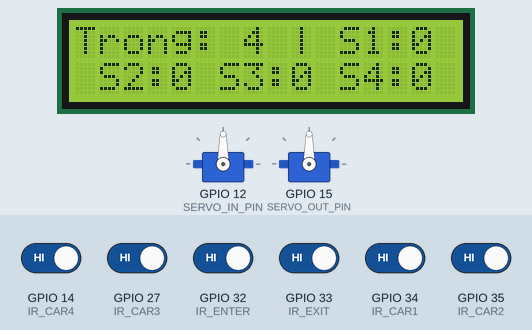
The sketch below on a simulated ESP32. On the bench: 2 × servo, 16×2 character LCD. Inputs (shaded band) come from the test bench; at power-on: GPIO 14 (IR_CAR4), GPIO 27 (IR_CAR3), GPIO 32 (IR_ENTER), GPIO 33 (IR_EXIT), GPIO 34 (IR_CAR1), GPIO 35 (IR_CAR2) HIGH. WiFi joins after 1.5 s; servers stay silent unless stated; what the sketch prints to the serial monitor is not drawn.

Above: at 4.9 s.
5.0 s: GPIO 32 (IR_ENTER) driven LOW
At 7.2 s:
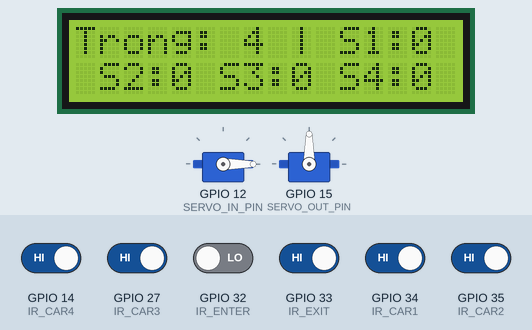
7.5 s: GPIO 33 (IR_EXIT) driven LOW
At 9.7 s:
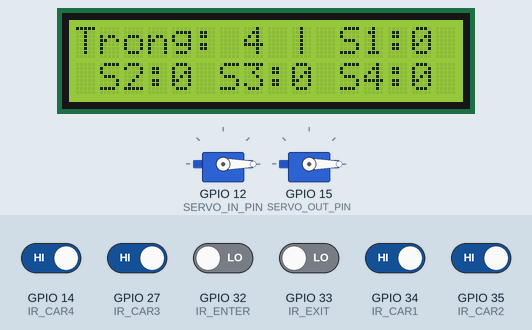
10.0 s: GPIO 14 (IR_CAR4) driven LOW
At 10.8 s:
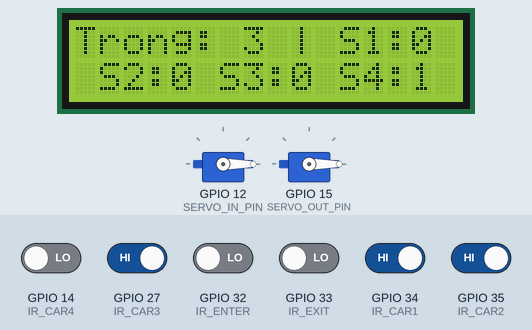
11.5 s: GPIO 27 (IR_CAR3) driven LOW
At 12.5 s:
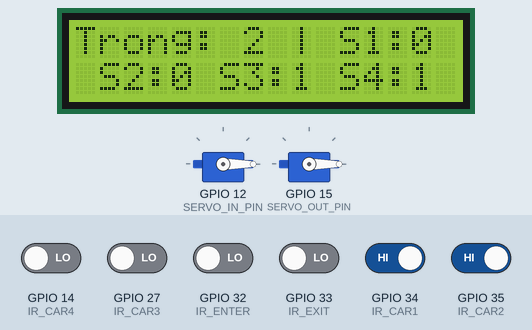
13.1 s: GPIO 34 (IR_CAR1) driven LOW
At 13.8 s:
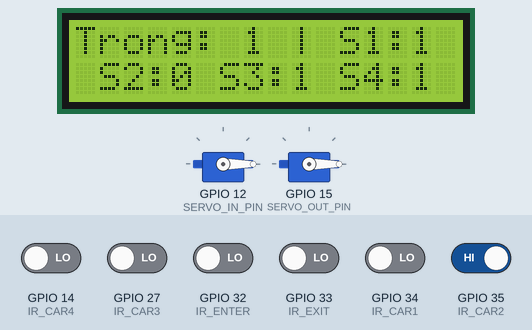
14.6 s: GPIO 35 (IR_CAR2) driven LOW
At 16.1 s:
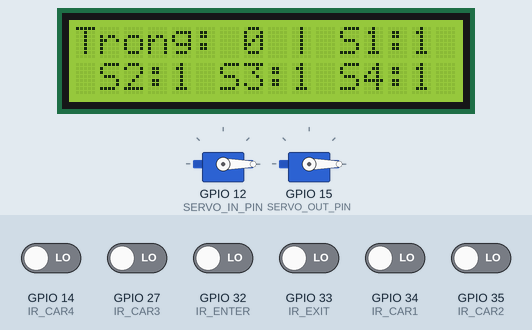
Timing chart, 0 to 17.2 s (numbered marks = the images above; inputs shaded):
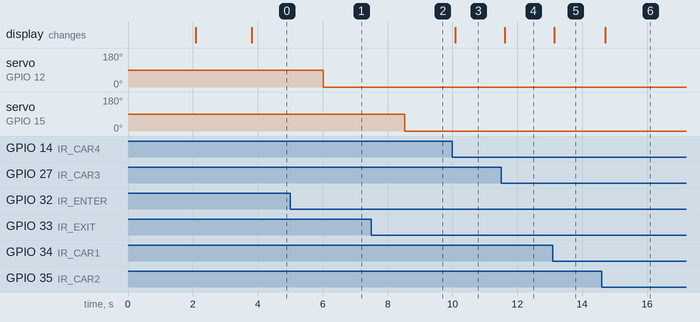

The sketch:

codeesp32.ino
```cpp
// =BE_INCLUDE_THU_VIEN ========================================
#include <ESP32Servo.h>        // Thư viện điều khiển Servo cho ESP32
#include <Wire.h>              // Thư viện giao tiếp I2C (cần cho LCD)
#include <LiquidCrystal_I2C.h> // Thư viện điều khiển LCD I2C
#include <WiFi.h>              // Thư viện kết nối WiFi cho ESP32
#include <Firebase_ESP_Client.h> // Thư viện kết nối Firebase
#include <ArduinoJson.h>       // Thư viện xử lý dữ liệu JSON (cần cho Firebase)

// ================== CẤU HÌNH (CONFIGURATIONS) ==================
// --- Cấu hình WiFi ---
#define WIFI_SSID "iPhoneHiep"    // Tên mạng WiFi (SSID)
#define WIFI_PASSWORD "29V766199" // Mật khẩu WiFi

// --- Cấu hình Firebase ---
#define API_KEY "AIzaSyBqrgRtHQibGmDlXYCZyyVjNYy_x4AO2iI"      // API Key của dự án Firebase
#define DATABASE_URL "https://baidoxethongminh-f34d1-default-rtdb.firebaseio.com/" // URL của Realtime Database

// ================== KHAI BÁO PHẦN CỨNG (HARDWARE PINS) ==================
LiquidCrystal_I2C lcd(0x27, 16, 2); // Khởi tạo LCD: địa chỉ 0x27, 16 cột, 2 hàng
Servo servoIn;  // Đối tượng Servo cho cổng VÀO
Servo servoOut; // Đối tượng Servo cho cổng RA

// --- Các chân cảm biến hồng ngoại (IR) ---
#define IR_ENTER 32 // Cảm biến tại cổng VÀO
#define IR_EXIT  33 // Cảm biến tại cổng RA
#define IR_CAR1  34 // Cảm biến vị trí đỗ xe 1
#define IR_CAR2  35 // Cảm biến vị trí đỗ xe 2
#define IR_CAR3  27 // Cảm biến vị trí đỗ xe 3
#define IR_CAR4  14 // Cảm biến vị trí đỗ xe 4
#define IR_CAR5  25 // Cảm biến vị trí đỗ xe 5 (ảo)
#define IR_CAR6  24 // Cảm biến vị trí đỗ xe 6 (ảo)
#define IR_CAR7  29 // Cảm biến vị trí đỗ xe 7 (ảo)
#define IR_CAR8  30 // Cảm biến vị trí đỗ xe 8 (ảo)
#define IR_CAR9  31 // Cảm biến vị trí đỗ xe 9 (ảo)
#define IR_CAR10 29 // Cảm biến vị trí đỗ xe 10 (ảo)
// !!! LƯU Ý: IR_CAR7 và IR_CAR10 đang được định nghĩa cùng một chân (PIN 29).
// Điều này không ảnh hưởng nếu S7 và S10 đều là "ảo" (không đọc),
// nhưng nếu dùng thật sẽ bị xung đột.

// --- Các chân điều khiển Servo ---
#define SERVO_IN_PIN  12 // Chân tín hiệu cho Servo cổng VÀO
#define SERVO_OUT_PIN 15 // Chân tín hiệu cho Servo cổng RA

// ================== BIẾN TOÀN CỤC (GLOBAL VARIABLES) ==================
// Biến lưu trạng thái các vị trí đỗ xe (0 = Trống, 1 = Có xe)
int S1 = 0, S2 = 0, S3 = 0, S4 = 0, S5 = 0, S6 = 0, S7 = 0, S8 = 0, S9 = 0, S10 = 0;
int slot = 10; // Tổng số chỗ trống (ban đầu là 10)

// Biến lưu trạng thái cũ để kiểm tra thay đổi
// Dùng để tối ưu: chỉ gửi dữ liệu lên Firebase khi có sự thay đổi
int lastS1 = -1, lastS2 = -1, lastS3 = -1, lastS4 = -1, lastS5 = -1;
int lastS6 = -1, lastS7 = -1, lastS8 = -1, lastS9 = -1, lastS10 = -1;
int lastSlot = -1;
String lastGateInStatus = "";  // Trạng thái cổng vào lần cuối gửi đi
String lastGateOutStatus = ""; // Trạng thái cổng ra lần cuối gửi đi

// Biến lưu nội dung hiển thị trên LCD để tránh nhấp nháy
// Chỉ cập nhật LCD khi nội dung thực sự thay đổi
String lastLine1 = "";
String lastLine2 = "";

// === BIẾN TRẠNG THÁI CỔNG TRÊN FIREBASE ===
// Lưu trạng thái cổng (dạng String) để gửi lên Firebase
String gateInStatus = "Khong co xe";
String gateOutStatus = "Khong co xe";

// --- Các đối tượng Firebase ---
FirebaseData fbdo;   // Đối tượng xử lý dữ liệu Firebase
FirebaseAuth auth;   // Đối tượng xác thực Firebase
FirebaseConfig config; // Đối tượng cấu hình Firebase

// === BIẾN CHO LOGIC KHÔNG CHẶN (NON-BLOCKING) ===
// Các biến này dùng để điều khiển cổng mà không dùng hàm delay()

// Biến trạng thái cổng (true = Mở, false = Đóng)
bool isGateInOpen = false;
bool isGateOutOpen = false;

// Thời gian giữ cổng mở sau khi xe đi (3000ms = 3 giây)
const long gateCloseDelay = 3000;
// Thời gian chờ 1 giây khi xe đến (1000ms = 1 giây)
const long gateDetectDuration = 1000;

// --- Biến theo dõi cổng VÀO ---
unsigned long irEnterDetectTime = 0; // Thời điểm (millis) bắt đầu phát hiện xe ở cổng VÀO
unsigned long irEnterClearTime = 0;  // Thời điểm (millis) xe rời khỏi cảm biến VÀO
bool isDetectingEnter = false;       // Cờ: Báo hiệu đang trong 1 giây chờ (VÀO)
bool isClosingEnter = false;         // Cờ: Báo hiệu đang trong 3 giây chờ đóng (VÀO)

// --- Biến theo dõi cổng RA ---
unsigned long irExitDetectTime = 0;  // Thời điểm (millis) bắt đầu phát hiện xe ở cổng RA
unsigned long irExitClearTime = 0;   // Thời điểm (millis) xe rời khỏi cảm biến RA
bool isDetectingExit = false;        // Cờ: Báo hiệu đang trong 1 giây chờ (RA)
bool isClosingExit = false;          // Cờ: Báo hiệu đang trong 3 giây chờ đóng (RA)


// ================== KHAI BÁO HÀM (FUNCTION PROTOTYPES) ==================
void connectWiFi();          // Hàm kết nối WiFi
void updateSensorStatus();   // Hàm đọc cảm biến và cập nhật số chỗ
void sendDataToFirebase();   // Hàm gửi dữ liệu lên Firebase
void handleGatesNonBlocking(); // Hàm xử lý logic cổng (non-blocking)
void updateLcdDisplay();     // Hàm cập nhật màn hình LCD

// ================== HÀM SETUP - CHẠY 1 LẦN KHI KHỞI ĐỘNG ==================
void setup() {
  Serial.begin(115200); // Khởi động Serial Monitor để debug

  // --- Khởi tạo các chân cảm biến là INPUT ---
  pinMode(IR_CAR1, INPUT);
  pinMode(IR_CAR2, INPUT);
  pinMode(IR_CAR3, INPUT);
  pinMode(IR_CAR4, INPUT);
  pinMode(IR_CAR5, INPUT);
  pinMode(IR_CAR6, INPUT);
  pinMode(IR_CAR7, INPUT); // Vẫn khởi tạo dù là "ảo"
  pinMode(IR_CAR8, INPUT);
  pinMode(IR_CAR9, INPUT);
  pinMode(IR_CAR10, INPUT);
  pinMode(IR_ENTER, INPUT);
  pinMode(IR_EXIT, INPUT);

  // --- Khởi tạo Servo ---
  servoIn.attach(SERVO_IN_PIN);   // Gắn servo vào chân đã định nghĩa
  servoOut.attach(SERVO_OUT_PIN);
  servoIn.write(90);  // Đặt servo cổng VÀO ở vị trí 90 độ (Đóng)
  servoOut.write(90); // Đặt servo cổng RA ở vị trí 90 độ (Đóng)

  // --- Khởi tạo LCD ---
  lcd.init();      // Bắt đầu LCD
  lcd.backlight(); // Bật đèn nền
  lcd.setCursor(0, 0);
  lcd.print("Bai Do Xe TM");
  lcd.setCursor(0, 1);
  lcd.print("Khoi Dong...");
  delay(2000); // Chờ 2 giây để hiển thị thông báo chào
  lcd.clear(); // Xóa màn hình

  // --- Kết nối WiFi ---
  connectWiFi(); // Gọi hàm kết nối WiFi

  // --- Cấu hình và kết nối Firebase ---
  Serial.println("Dang cau hinh Firebase...");
  config.api_key = API_KEY;         // Gán API Key
  config.database_url = DATABASE_URL; // Gán URL Database

  // Đăng nhập ẩn danh (Anonymous) vào Firebase
  if (Firebase.signUp(&config, &auth, "", "")) {
    Serial.println("=> Dang nhap Firebase thanh cong!");
  } else {
    Serial.printf("=> Loi dang nhap Firebase: %s\n", config.signer.signupError.message.c_str());
  }

  Firebase.begin(&config, &auth); // Bắt đầu kết nối Firebase
  Firebase.reconnectWiFi(true);   // Tự động kết nối lại WiFi nếu mất

  // Cập nhật trạng thái và gửi lên Firebase lần đầu
  updateSensorStatus();   // Đọc cảm biến
  sendDataToFirebase();   // Gửi lên Firebase

  // Gán giá trị ban đầu cho các biến 'last...'
  // để đồng bộ với trạng thái vừa gửi đi
  lastS1 = S1; lastS2 = S2; lastS3 = S3; lastS4 = S4; lastS5 = S5;
  lastS6 = S6; lastS7 = S7; lastS8 = S8; lastS9 = S9; lastS10 = S10;
  lastSlot = slot;
  lastGateInStatus = gateInStatus;
  lastGateOutStatus = gateOutStatus;
}

// ================== HÀM LOOP - CHẠY LIÊN TỤC ==================
void loop() {
  connectWiFi(); // Kiểm tra kết nối WiFi, nếu mất sẽ tự kết nối lại

  updateSensorStatus(); // 1. Đọc trạng thái các cảm biến vị trí
  updateLcdDisplay();   // 2. Cập nhật màn hình LCD

  // 3. Điều khiển cổng vào/ra theo logic mới (non-blocking)
  handleGatesNonBlocking();

  // 4. Kiểm tra nếu có sự thay đổi trạng thái thì mới gửi dữ liệu lên Firebase
  // Đây là logic quan trọng để TRÁNH GỬI DỮ LIỆU LIÊN TỤC gây tốn băng thông và làm chậm hệ thống
  if (S1 != lastS1 || S2 != lastS2 || S3 != lastS3 || S4 != lastS4 ||
      S5 != lastS5 || S6 != lastS6 || S7 != lastS7 || S8 != lastS8 ||
      S9 != lastS9 || S10 != lastS10 || slot != lastSlot ||
      gateInStatus != lastGateInStatus || gateOutStatus != lastGateOutStatus) {

    Serial.println("Phat hien thay doi, cap nhat Firebase...");
    sendDataToFirebase(); // Chỉ gửi khi có thay đổi

    // Cập nhật lại tất cả trạng thái "last" sau khi gửi
    lastS1 = S1; lastS2 = S2; lastS3 = S3; lastS4 = S4; lastS5 = S5;
    lastS6 = S6; lastS7 = S7; lastS8 = S8; lastS9 = S9; lastS10 = S10;
    lastSlot = slot;
    lastGateInStatus = gateInStatus;
    lastGateOutStatus = gateOutStatus;
  }

  delay(50); // Delay ngắn để vòng lặp chạy ổn định, không quá nhanh
}

// ================== CÁC HÀM CHỨC NĂNG (FUNCTIONS) ==================

/**
 * @brief Kết nối vào mạng WiFi. Tự động kết nối lại nếu bị mất.
 */
void connectWiFi() {
  if (WiFi.status() != WL_CONNECTED) { // Chỉ thực hiện nếu đang mất kết nối
    Serial.print("Dang ket noi WiFi");
    WiFi.begin(WIFI_SSID, WIFI_PASSWORD);
    while (WiFi.status() != WL_CONNECTED) {
      Serial.print(".");
      delay(300);
    }
    Serial.println("\n=> WiFi da ket noi!");
    Serial.print("Dia chi IP: ");
    Serial.println(WiFi.localIP());
  }
}

/**
 * @brief Đọc trạng thái từ các cảm biến và cập nhật số chỗ trống.
 * ĐÃ SỬA ĐỔI: S5 đến S10 luôn báo trống (giá trị = 0).
 */
void updateSensorStatus() {
  // Đọc 4 cảm biến thật: Cảm biến hồng ngoại thường trả về LOW khi có vật cản
  S1 = (digitalRead(IR_CAR1) == LOW) ? 1 : 0; // Nếu LOW (có xe) -> S1 = 1
  S2 = (digitalRead(IR_CAR2) == LOW) ? 1 : 0; // Nếu HIGH (trống) -> S2 = 0
  S3 = (digitalRead(IR_CAR3) == LOW) ? 1 : 0;
  S4 = (digitalRead(IR_CAR4) == LOW) ? 1 : 0;

  // Yêu cầu của người dùng: S5 đến S10 là "ảo" và luôn báo "co xe"
  // "Trống" tương ứng với giá trị 0 (vì 1 là "Đã có xe")
  S5 = 1;
  S6 = 1;
  S7 = 1;
  S8 = 1;
  S9 = 1;
  S10 = 1;

  // Tính toán lại tổng số chỗ trống
  // slot = (Tổng 10) - (Số xe đang đỗ)
  slot = 10 - (S1 + S2 + S3 + S4 + S5 + S6 + S7 + S8 + S9 + S10);
  // Do S5-S10 luôn = 0, phép tính này tương đương 10 - (S1+S2+S3+S4)
}

/**
 * @brief Gửi toàn bộ dữ liệu trạng thái bãi xe lên Firebase Realtime Database.
 */
void sendDataToFirebase() {
  if (Firebase.ready()) { // Kiểm tra xem Firebase đã sẵn sàng nhận dữ liệu chưa
    FirebaseJson json; // Tạo một đối tượng JSON

    // Thêm các cặp key-value vào đối tượng JSON
    json.set("slots", slot); // Gửi số chỗ trống (dạng số)
    // Chuyển đổi 0/1 thành chuỗi "Con Trong" / "Da co xe" bằng toán tử 3 ngôi
    json.set("S1", S1 ? "Da co xe" : "Con Trong");
    json.set("S2", S2 ? "Da co xe" : "Con Trong");
    json.set("S3", S3 ? "Da co xe" : "Con Trong");
    json.set("S4", S4 ? "Da co xe" : "Con Trong");
    json.set("S5", S5 ? "Da co xe" : "Con Trong"); // Sẽ luôn là "Còn Trống"
    json.set("S6", S6 ? "Da co xe" : "Con Trong"); // Sẽ luôn là "Còn Trống"
    json.set("S7", S7 ? "Da co xe" : "Con Trong"); // Sẽ luôn là "Còn Trống"
    json.set("S8", S8 ? "Da co xe" : "Con Trong"); // Sẽ luôn là "Còn Trống"
    json.set("S9", S9 ? "Da co xe" : "Con Trong"); // Sẽ luôn là "Còn Trống"
    json.set("S10", S10 ? "Da co xe" : "Con Trong"); // Sẽ luôn là "Còn Trống"

    // Gửi dữ liệu trạng thái cổng
    json.set("CongVao", gateInStatus);
    json.set("CongRa", gateOutStatus);

    // Gửi đối tượng JSON lên Firebase tại đường dẫn "/parking"
    if (Firebase.RTDB.setJSON(&fbdo, "/parking", &json)) {
      Serial.println("=> Gui du lieu len Firebase thanh cong!");
    } else {
      Serial.println("=> Loi khi gui du lieu: " + fbdo.errorReason());
    }
  } else {
    Serial.println("=> Firebase chua san sang, vui long kiem tra lai ket noi.");
  }
}

/**
 * @brief Điều khiển cổng không chặn (non-blocking) VÀ ĐÃ VIẾT LẠI HOÀN TOÀN
 * Logic mới:
 * 1. Mở cổng: Chỉ mở khi xe đứng ở cảm biến liên tục 1 giây.
 * 2. Đóng cổng: Chỉ đóng sau khi xe đã rời khỏi cảm biến 3 giây.
 */
void handleGatesNonBlocking() {
  // Lấy thời gian hiện tại (tính bằng mili giây từ khi ESP32 khởi động)
  // Đây là biến thời gian "chuẩn" cho toàn bộ hàm này
  unsigned long currentTime = millis();

  // Đọc trạng thái 2 cảm biến cổng 1 LẦN duy nhất ở đầu hàm
  int irEnterState = digitalRead(IR_ENTER); // LOW = có xe, HIGH = không có xe
  int irExitState = digitalRead(IR_EXIT);

  // ==========================
  // === XỬ LÝ CỔNG VÀO (IN) ===
  // ==========================

  // --- TRƯỜNG HỢP 1: CÓ XE TẠI CỔNG VÀO (irEnterState == LOW) ---
  if (irEnterState == LOW) {
    // 1. Logic MỞ cổng (Yêu cầu: Chờ 1 giây)
    if (!isDetectingEnter) {
      // Nếu cờ isDetectingEnter = false (tức là xe vừa mới đến)
      // => Bật cờ lên
      isDetectingEnter = true;
      // => Ghi lại thời điểm bắt đầu phát hiện
      irEnterDetectTime = currentTime;
      Serial.println("Phat hien xe Vao, bat dau dem 1s...");
    }

    // Kiểm tra xem đã đủ 1 giây chưa (kể từ lúc irEnterDetectTime được ghi)
    if (isDetectingEnter && (currentTime - irEnterDetectTime >= gateDetectDuration)) {
      // ĐÃ ĐỦ 1 GIÂY

      if (!isGateInOpen && slot > 0) {
        // Nếu cổng đang ĐÓNG (isGateInOpen = false) VÀ bãi CÒN CHỖ (slot > 0)
        // => Mở cổng
        Serial.println("=> Da du 1s, MO CONG VAO");
        servoIn.write(0); // Quay servo về 0 độ (Mở)
        isGateInOpen = true; // Cập nhật trạng thái cổng
        gateInStatus = "Co xe vao"; // Cập nhật trạng thái cho Firebase

      } else if (slot <= 0 && !isGateInOpen) {
        // Nếu BÃI ĐẦY (slot <= 0) và cổng đang ĐÓNG
        // => Báo lỗi trên LCD (không mở cổng)
        Serial.println("Bai xe da day!");
        lcd.clear();
        lcd.setCursor(0, 0); lcd.print("Bai da day,");
        lcd.setCursor(0, 1); lcd.print("Vui long quay lai!");
        delay(2000); // Chấp nhận delay nhỏ ở đây vì là trường hợp đặc biệt
        lcd.clear();
        lastLine1 = ""; lastLine2 = ""; // Reset biến lastLine để LCD cập nhật lại
      }
    }

    // 2. Logic ĐÓNG cổng (Yêu cầu: Không đóng khi có xe)
    // Nếu xe vẫn còn ở cảm biến, HỦY mọi tiến trình đang chờ đóng (nếu có)
    if (isClosingEnter) {
      // isClosingEnter = true có nghĩa là xe đã đi qua và cổng đang đếm 3s để đóng
      // nhưng bỗng nhiên xe lùi lại (hoặc xe khác tới)
      Serial.println("Xe Vao van con, huy lenh dong cong.");
      isClosingEnter = false; // Hủy cờ chờ đóng
      irEnterClearTime = 0;   // Reset thời gian chờ đóng
    }

  // --- TRƯỜNG HỢP 2: KHÔNG CÓ XE TẠI CỔNG VÀO (irEnterState == HIGH) ---
  } else {
    // Reset cờ phát hiện 1 giây (vì không có xe thì không cần phát hiện)
    isDetectingEnter = false;

    // 2. Logic ĐÓNG cổng (Yêu cầu: Xe đi qua mới đóng)
    if (isGateInOpen && !isClosingEnter) {
      // Nếu cổng đang MỞ (isGateInOpen = true)
      // và xe vừa rời đi (chưa có lệnh đóng: !isClosingEnter)
      // => Bắt đầu đếm 3 giây để đóng
      isClosingEnter = true;       // Bật cờ "đang chờ đóng"
      irEnterClearTime = currentTime; // Ghi lại thời điểm xe rời đi
      Serial.println("Xe Vao da roi cam bien, bat dau dem 3s de dong...");
    }
  }

  // 3. Thi hành ĐÓNG cổng VÀO (Code này chạy độc lập)
  // Luôn kiểm tra xem có cờ isClosingEnter không
  if (isClosingEnter && (currentTime - irEnterClearTime >= gateCloseDelay)) {
    // Nếu cờ "đang chờ đóng" BẬT VÀ đã qua 3 giây (kể từ lúc irEnterClearTime)
    Serial.println("=> Da du 3s, DONG CONG VAO");
    servoIn.write(90);     // Đóng cổng
    isGateInOpen = false;  // Cập nhật trạng thái
    isClosingEnter = false; // Reset cờ
    gateInStatus = "Khong co xe"; // Cập nhật trạng thái cho Firebase
  }


  // =========================
  // === XỬ LÝ CỔNG RA (OUT) ===
  // =========================
  // Logic tương tự cổng VÀO, nhưng không cần kiểm tra 'slot'

  // --- TRƯỜNG HỢP 1: CÓ XE TẠI CỔNG RA (irExitState == LOW) ---
  if (irExitState == LOW) {
    // 1. Logic MỞ cổng (Áp dụng 1 giây chờ cho nhất quán)
    if (!isDetectingExit) {
      // Xe vừa đến
      isDetectingExit = true;
      irExitDetectTime = currentTime;
      Serial.println("Phat hien xe Ra, bat dau dem 1s...");
    }

    // Kiểm tra xem đã đủ 1 giây chờ chưa
    if (isDetectingExit && (currentTime - irExitDetectTime >= gateDetectDuration)) {
      if (!isGateOutOpen) {
        // Nếu đủ 1s và cổng đang đóng -> Mở cổng
        Serial.println("=> Da du 1s, MO CONG RA");
        servoOut.write(0); // Mở cổng ra
        isGateOutOpen = true;
        gateOutStatus = "Co xe ra";
      }
    }

    // 2. Logic ĐÓNG cổng (Không đóng khi có xe)
    // Nếu xe vẫn còn, hủy lệnh chờ đóng (nếu có)
    if (isClosingExit) {
      Serial.println("Xe Ra van con, huy lenh dong cong.");
      isClosingExit = false;
      irExitClearTime = 0;
    }

  // --- TRƯỜNG HỢP 2: KHÔNG CÓ XE TẠI CỔNG RA (irExitState == HIGH) ---
  } else {
    // Reset cờ phát hiện 1 giây
    isDetectingExit = false;

    // 2. Logic ĐÓNG cổng (Xe đi qua mới đóng)
    if (isGateOutOpen && !isClosingExit) {
      // Cổng đang mở và xe vừa rời đi
      // => Bắt đầu đếm 3s
      isClosingExit = true;
      irExitClearTime = currentTime;
      Serial.println("Xe Ra da roi cam bien, bat dau dem 3s de dong...");
    }
  }

  // 3. Thi hành ĐÓNG cổng RA
  if (isClosingExit && (currentTime - irExitClearTime >= gateCloseDelay)) {
    // Nếu đang chờ đóng VÀ đã đủ 3s
    Serial.println("=> Da du 3s, DONG CONG RA");
    servoOut.write(90);    // Đóng cổng
    isGateOutOpen = false;
    isClosingExit = false; // Reset cờ
    gateOutStatus = "Khong co xe";
  }
}


/**
 * @brief Cập nhật màn hình LCD với trạng thái các vị trí và số chỗ trống.
 * Sử dụng biến 'lastLine' để chống nhấp nháy.
 */
void updateLcdDisplay() {
  // Tạo chuỗi nội dung cho 2 dòng
  String line1 = "Trong: " + String(slot) + " | S1:" + String(S1) ;
  String line2 = " S2:" + String(S2) +" S3:" + String(S3) + " S4:" + String(S4);

  // --- Cập nhật Dòng 1 ---
  if (line1 != lastLine1) { // Chỉ cập nhật nếu nội dung thay đổi
    lcd.setCursor(0, 0);
    lcd.print("                "); // Xóa dòng cũ bằng cách in 16 khoảng trắng
    lcd.setCursor(0, 0);
    lcd.print(line1);       // In nội dung mới
    lastLine1 = line1;      // Lưu lại nội dung vừa in
  }

  // --- Cập nhật Dòng 2 ---
  if (line2 != lastLine2) { // Chỉ cập nhật nếu nội dung thay đổi
    lcd.setCursor(0, 1);
    lcd.print("                "); // Xóa dòng cũ
    lcd.setCursor(0, 1);
    lcd.print(line2);       // In nội dung mới
    lastLine2 = line2;      // Lưu lại nội dung vừa in
  }
}
```

Measured:
- after the input at 5.0 s, servo on GPIO 12 (SERVO_IN_PIN): 90° → 0° after 1.0 s
- after the input at 7.5 s, servo on GPIO 15 (SERVO_OUT_PIN): 90° → 0° after 1.0 s
- after the input at 10.0 s, the display: changes after 0.09 s (image 3)
- after the input at 11.5 s, the display: changes after 0.11 s (image 4)
- after the input at 13.1 s, the display: changes at once (image 5)
- after the input at 14.6 s, the display: changes after 0.11 s (image 6)
